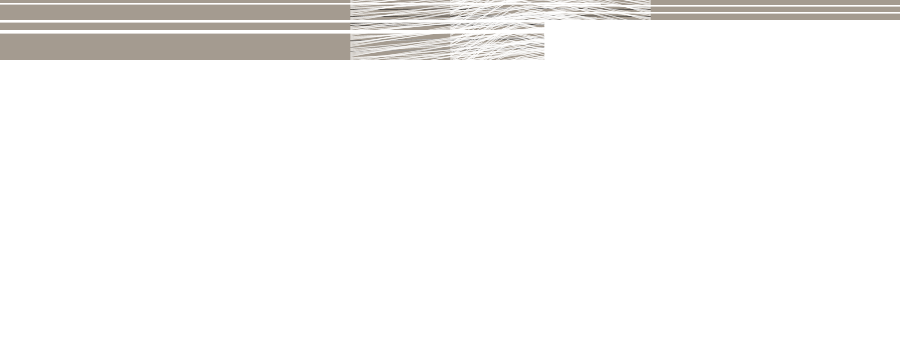
Frame 1 (no input)
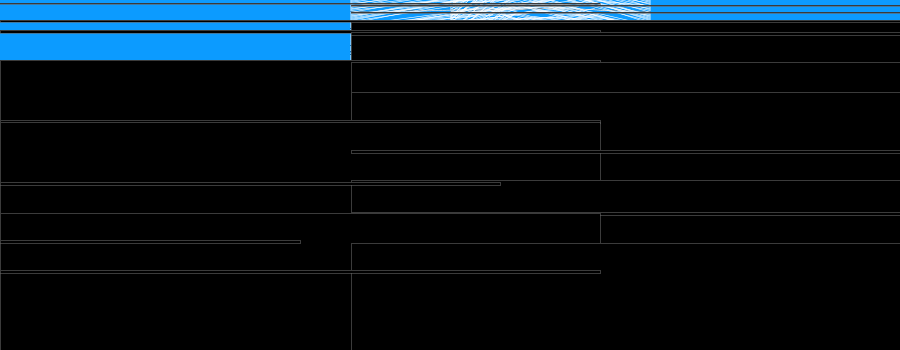
Frame 60 (the mouse pressed at the canvas centre just before this capture)
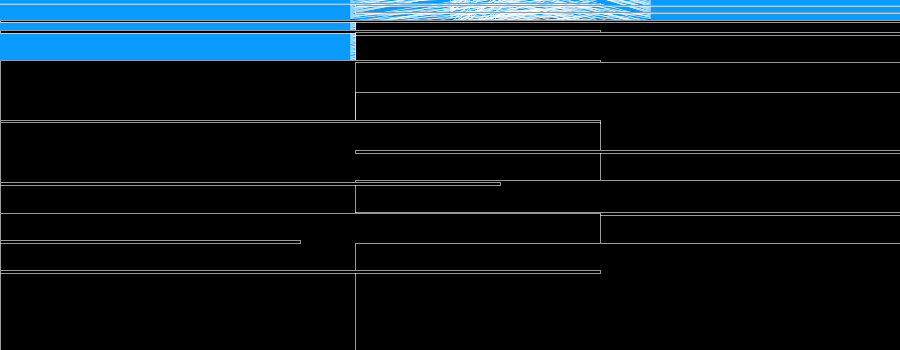
Frame 120 (the mouse held since frame 60 and released just before this capture)

The Processing sketch that drew these frames (run headless with seeded random() and noise(); from frame 60 on, the mouse is pressed at the canvas centre):

// Processing sketch: processing_109698
// ── processing_109698.pde

int value = 0; // set the value of the colour

void setup() {

  size(900, 350); // set the size of the window
  smooth(); // make the rect and lines of the graph look smooth
  

}
    
float xoff = 0.0;

void draw() {
strokeWeight(0.6);  // thinner
background(random (255), (155), random (555), 0);//set the background colour randomly
xoff = xoff + .01;
float a =noise(xoff) *width;//add Perlin noise to the graph by referring to Processing noise reference

for (int i = 0; i < 100; i++) {
  float r = random(50);
 
  stroke(r*50);
  line(650, i, 550-r, i-r);//draw noise lines to the graph
  line(350, i, 550+r, i-r);//draw noise lines to the graph
  line(450, i, 550-r, i-r);//draw noise lines to the graph
  
}
rect(0, 3, 600,1 );//draw a rectangle to the graph 
rect(a, 5, 900,1 );//draw a rectangle to the graph

rect(a, 12, 600, 1);//draw a rectangle to the graph
rect(0, 20, 900,2 );//draw a rectangle to the graph
rect(a, 22, 600,height );//draw a rectangle to the graph
rect(0, 30, 600, 3);//draw a rectangle to the graph
rect(a, 32, 600, 3);//draw a rectangle to the graph
rect(0, 60, 600,height );//draw a rectangle to the graph
rect(a, 62, 900,height );//draw a rectangle to the graph

rect(a, 92, 600, height);//draw a rectangle to the graph
rect(0, 120, 600, 3);//draw a rectangle to the graph
rect(0, 122, 600, height);//draw a rectangle to the graph
rect(a, 150, 600, 3);//draw a rectangle to the graph

rect(a, 180, 600,height );//draw a rectangle to the graph
rect(0, 182, 500,3 );//draw a rectangle to the graph
rect(a, 212, 600, 3);//draw a rectangle to the graph
rect(0, 213, 600, height);//draw a rectangle to the graph
rect(0, 240, 300, 3);//draw a rectangle to the graph
rect(a, 243, 600, height);//draw a rectangle to the graph
rect(0, 270, 600, 3);//draw a rectangle to the graph

  
// Move the mouse across the image
// to change its value

fill(value);
  
}

void mouseMoved() {// every time the mouse moves, color becomes lighter
  value = value +10;
  if (value > 255) {//if the color bigger than white 255 then turns back to black 0
    value = 0;
  }
}







   
